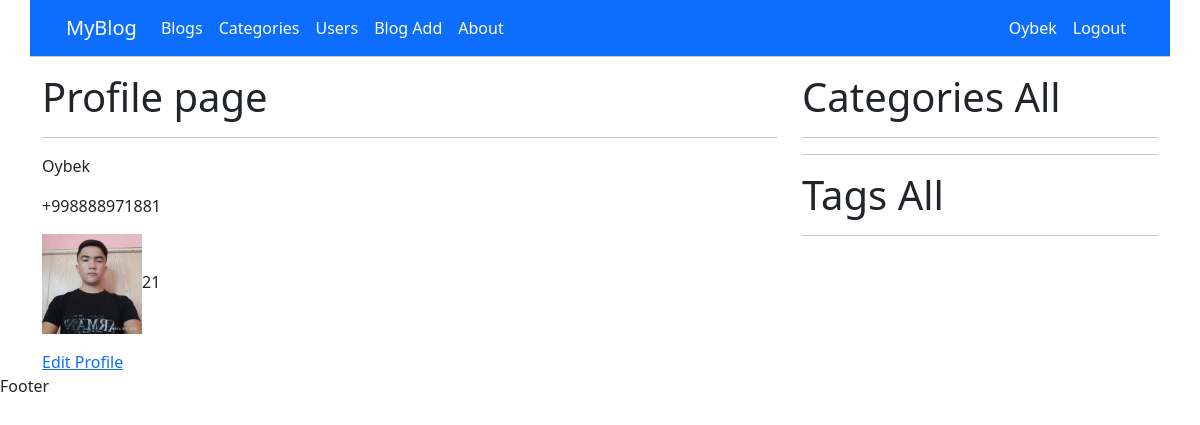
Page /user/Profile/ (signed in) on the committed database.
### user/models.py (models this page shows, shortened)
class UserProfile(AbstractUser):
    image = models.ImageField(upload_to='user/', null=True, blank=True)
    bio = models.CharField(max_length=200, null=True, blank=True)
    birthday = models.DateField(null=True, blank=True)
    address = models.CharField(max_length=200, null=True, blank=True)
    phone_number = models.CharField(max_length=13, null=True, blank=True)
    @property
    def age(self):
        return date.today().year - self.birthday.year

### user/views.py (the view)
# urls.py: path('Profile/', Profile.as_view(), name="profile"),
class Profile(View):
    def get(self, request):
        username = request.user.username
        user = UserProfile.objects.get(username=username)
        context = {
            'user':user
        }
        return render(request, 'profile.html', context)

### blog/templates/profile.html (shortened to what this page needs)
{% extends 'base.html' %}
{% block content %}
   <h1>Profile page</h1>
    <hr>
    <p>{{ user.username }}</p>
    <p>{{ user.phone_number }}</p>
    {% if user.image %}
        <img style="width:100px" src="{{user.image.url}}"
        {% endif %}
    {% if user.birthday %}
        <p>{{ user.age }}</p>
        {%endif%}
        <a href="{% url 'profile_update' user.pk%}">Edit Profile</a>
{% endblock %}

### blog/templates/header.html (shortened to what this page needs)
<nav class="navbar navbar-expand-lg navbar-dark bg-primary">
  <div class="container">
      <a class="navbar-brand" href="{% url 'home' %}">MyBlog</a>
      <div class="collapse navbar-collapse" id="navbarSupportedContent">
          <ul class="navbar-nav me-auto mb-2 mb-lg-0">
              <li class="nav-item">
                  <a class="nav-link active" aria-current="page" href="{% url 'home' %}">Blogs</a>
              </li>
              <li class="nav-item">
                  <a class="nav-link active" href="{% url 'category'%}">Categories</a>
              </li>
              <li class="nav-item">
                  <a href="{% url 'list_user' %}" class="nav-link active">Users</a>
              </li>
              <li class="nav-item">
                  <a href="{% url 'create' %}" class="nav-link active">Blog Add</a>
              </li>
              <li class="nav-item">
                  <a class="nav-link active">About</a>
              </li>
          </ul>
          <ul class="navbar-nav  mb-2 mb-lg-0">
              {% if user.is_authenticated %}
              <li class="nav-item">
                  <a href="{% url 'profile' %}" class="nav-link active">{{user.username}}</a>
              </li>
              <li class="nav-item">
                  <a href="{% url 'logout'%}" class="nav-link active">Logout</a>
              </li>
            {%endif%}
          </ul>
      </div>
  </div>
</nav>

### rows in the picture
UserProfile: username "Oybek", phone_number "+998888971881", image (picture), age "21"
